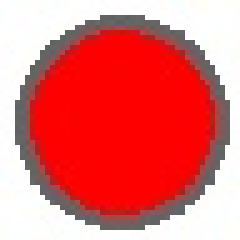
#> input picture images/not_download.jpg, 48 x 48 px (shown 5 times larger)
$ python test_direct_match.py
#> lines starting #> are read from the running program, lines starting #| are printed output that depends on the picture
#!/usr/bin/env python3
# -*- coding: utf-8 -*-
"""
Direct Template Matching Test
Tests if the templates can match anything at all
"""

import cv2
import numpy as np
import os

print("=" * 60)
print("Direct Template Matching Test")
print("=" * 60)

# Load template
template_path = "images/not_download.jpg"
if not os.path.exists(template_path):
    print(f"Template not found: {template_path}")
    exit(1)

template = cv2.imread(template_path)
#> template is the input picture: shape (48, 48, 3); mean B, G, R 111.5, 111.6, 228
if template is None:
    print(f"Failed to load template: {template_path}")
    exit(1)

print(f"Template loaded: {template.shape}")
#| Template loaded: (48, 48, 3)
template_gray = cv2.cvtColor(template, cv2.COLOR_BGR2GRAY)
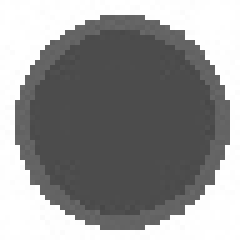
#> template_gray: shape (48, 48) (shown 5 times larger); min 71, max 255, mean 146.4

# Create test cases
print("\nTest 1: Matching template with itself")
print("-" * 40)

# Test 1: Match template with itself (should be 1.0)
result = cv2.matchTemplate(template_gray, template_gray, cv2.TM_CCOEFF_NORMED)
#> result = [1]
min_val, max_val, min_loc, max_loc = cv2.minMaxLoc(result)
#> min_val = 1; max_val = 1; min_loc = (0, 0); max_loc = (0, 0)
print(f"Self-match score: {max_val:.4f} (should be 1.0)")
#| Self-match score: 1.0000 (should be 1.0)

# Test 2: Match template with scaled version
print("\nTest 2: Matching with scaled versions")
print("-" * 40)

scales = [0.8, 0.9, 1.0, 1.1, 1.2]
for scale in scales:
    scaled_h = int(template_gray.shape[0] * scale)
    scaled_w = int(template_gray.shape[1] * scale)

    if scaled_h < template_gray.shape[0] or scaled_w < template_gray.shape[1]:
        continue  # Skip if smaller

    # Create scaled image
    scaled_img = cv2.resize(template_gray, (scaled_w, scaled_h))

    # Match template with scaled version
    result = cv2.matchTemplate(scaled_img, template_gray, cv2.TM_CCOEFF_NORMED)
    min_val, max_val, min_loc, max_loc = cv2.minMaxLoc(result)
    print(f"Scale {scale}: max_score = {max_val:.4f}")
#> this loop made 5 passes
#> (min_val, max_val, min_loc, max_loc) on passes 4 to 5: (0.803, 0.857, (4, 4), (1, 1)), (0.599, 0.701, (9, 9), (2, 2))
#> (result, min_val, max_val, max_loc) on pass 3: ([1], 1, 1, (0, 0))
#| Scale 1.0: max_score = 1.0000
#| Scale 1.1: max_score = 0.8569
#| Scale 1.2: max_score = 0.7006
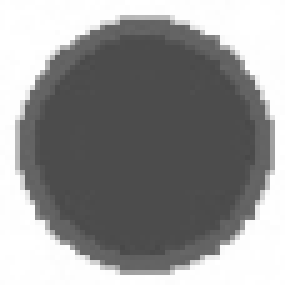
#> scaled_img: shape (57, 57) (shown 5 times larger); min 72, max 255, mean 146.3

# Test 3: Add noise to template
print("\nTest 3: Matching with noise")
print("-" * 40)

noise_levels = [0, 5, 10, 20, 30]
for noise_level in noise_levels:
    # Create noisy version
    noisy = template_gray.copy().astype(np.float32)
    noise = np.random.normal(0, noise_level, noisy.shape)
    noisy = np.clip(noisy + noise, 0, 255).astype(np.uint8)

    # Create larger image with noisy template
    test_img = np.ones((100, 100), dtype=np.uint8) * 128
    y_offset = (100 - template_gray.shape[0]) // 2
    x_offset = (100 - template_gray.shape[1]) // 2
    test_img[y_offset:y_offset+template_gray.shape[0],
             x_offset:x_offset+template_gray.shape[1]] = noisy

    # Match
    result = cv2.matchTemplate(test_img, template_gray, cv2.TM_CCOEFF_NORMED)
    min_val, max_val, min_loc, max_loc = cv2.minMaxLoc(result)
    print(f"Noise level {noise_level}: max_score = {max_val:.4f}")
#> this loop made 5 passes
#> (min_val, max_val, min_loc) on passes 1 to 5: (-0.296, 1, (52, 51)), (-0.298, 0.999, (51, 52)), (-0.298, 0.994, (1, 0)), (-0.3, 0.978, (52, 51)), (-0.293, 0.948, (51, 0))
#| Noise level 0: max_score = 1.0000
#| Noise level 5: max_score = 0.9985
#| Noise level 10: max_score = 0.9944
#| Noise level 20: max_score = 0.9775
#| Noise level 30: max_score = 0.9479
#> pass 1, `result = cv2.matchTemplate(test_img, template_gray, cv2.TM_CCOEFF_NORM..`:
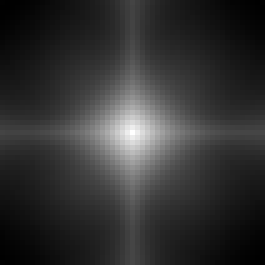
#> result: shape (53, 53) float32 (shown 5 times larger); min -0.296, max 1, mean -0.0381; drawn with min black and max white
#> after the loop:
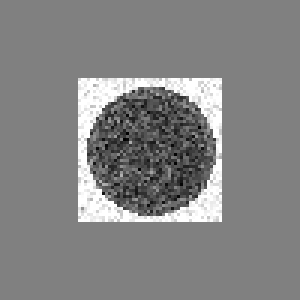
#> test_img: shape (100, 100) (shown 3 times larger); min 0, max 255, mean 131.2

# Test 4: Different matching methods
print("\nTest 4: Different matching methods")
print("-" * 40)

# Create test image with template
test_img = np.ones((100, 100), dtype=np.uint8) * 128
y_offset = (100 - template_gray.shape[0]) // 2
x_offset = (100 - template_gray.shape[1]) // 2
test_img[y_offset:y_offset+template_gray.shape[0],
         x_offset:x_offset+template_gray.shape[1]] = template_gray
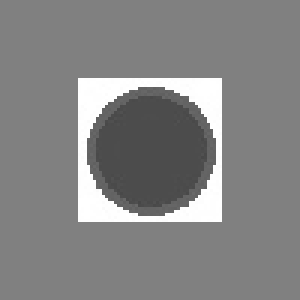
#> test_img: shape (100, 100) (shown 3 times larger); min 71, max 255, mean 132.2

methods = [
    ('TM_CCOEFF', cv2.TM_CCOEFF),
    ('TM_CCOEFF_NORMED', cv2.TM_CCOEFF_NORMED),
    ('TM_CCORR', cv2.TM_CCORR),
    ('TM_CCORR_NORMED', cv2.TM_CCORR_NORMED),
    ('TM_SQDIFF', cv2.TM_SQDIFF),
    ('TM_SQDIFF_NORMED', cv2.TM_SQDIFF_NORMED)
]

for method_name, method in methods:
    result = cv2.matchTemplate(test_img, template_gray, method)
    min_val, max_val, min_loc, max_loc = cv2.minMaxLoc(result)

    if method in [cv2.TM_SQDIFF, cv2.TM_SQDIFF_NORMED]:
        score = min_val
        location = min_loc
        print(f"{method_name}: score = {score:.4f} (lower is better)")
    else:
        score = max_val
        location = max_loc
        print(f"{method_name}: score = {score:.4f} (higher is better)")
#> this loop made 6 passes
#> (min_val, max_val, min_loc, max_loc, score) on passes 1 to 6: (-2395091, 16030662, (1, 1), (26, 26), 16030662), (-0.296, 1, (52, 51), (26, 26), 1), (40580880, 65425496, (40, 40), (26, 26), 65425496), (0.773, 1, (18, 7), (26, 26), 1), (0, 26610868, (26, 26), (20, 6), 0), (0, 0.491, (26, 26), (34, 43), 0)
#| TM_CCOEFF: score = 16030662.0000 (higher is better)
#| TM_CCOEFF_NORMED: score = 1.0000 (higher is better)
#| TM_CCORR: score = 65425496.0000 (higher is better)
#| TM_CCORR_NORMED: score = 1.0000 (higher is better)
#| TM_SQDIFF: score = 0.0000 (lower is better)
#| TM_SQDIFF_NORMED: score = 0.0000 (lower is better)
#> pass 1, `result = cv2.matchTemplate(test_img, template_gray, method)`:
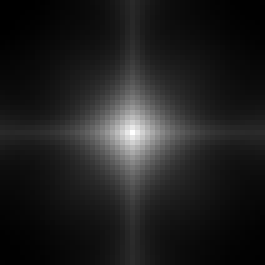
#> result: shape (53, 53) float32 (shown 5 times larger); min -2395091, max 16030662, mean -107516; drawn with min black and max white
#> after the loop:
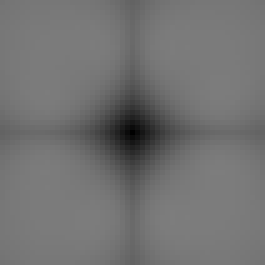
#> result: shape (53, 53) float32 (shown 5 times larger); min 0, max 0.491, mean 0.447

print("\n" + "=" * 60)
print("Analysis:")
print("- If self-match is not 1.0, template may be corrupted")
print("- If scores are very low, template may not be representative")
print("- Try using the method with best scores")
print("=" * 60)
